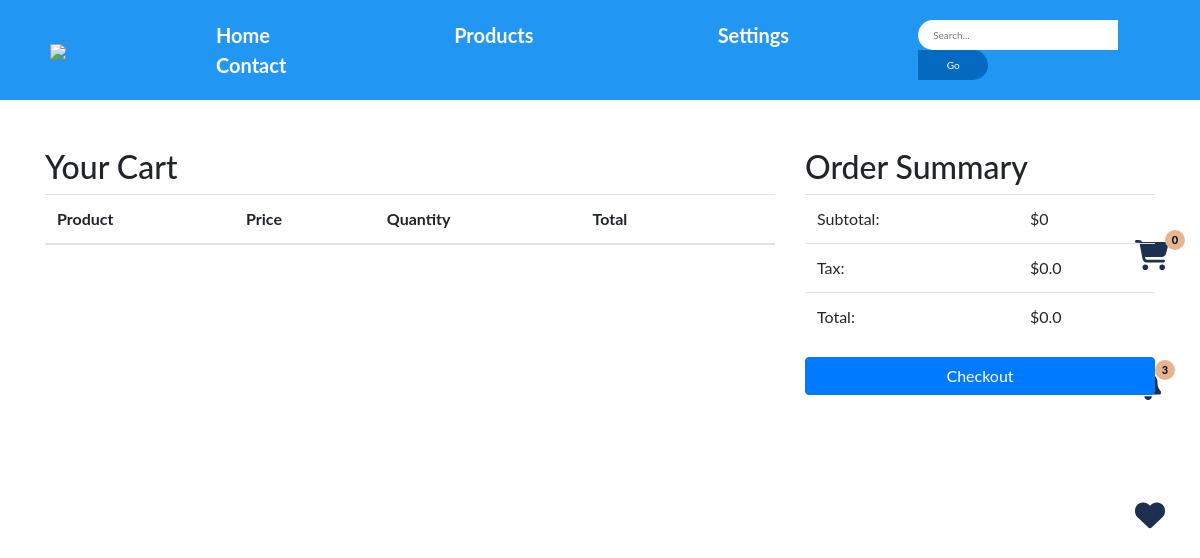
Page /cart_page (signed in) on the earlier database version.
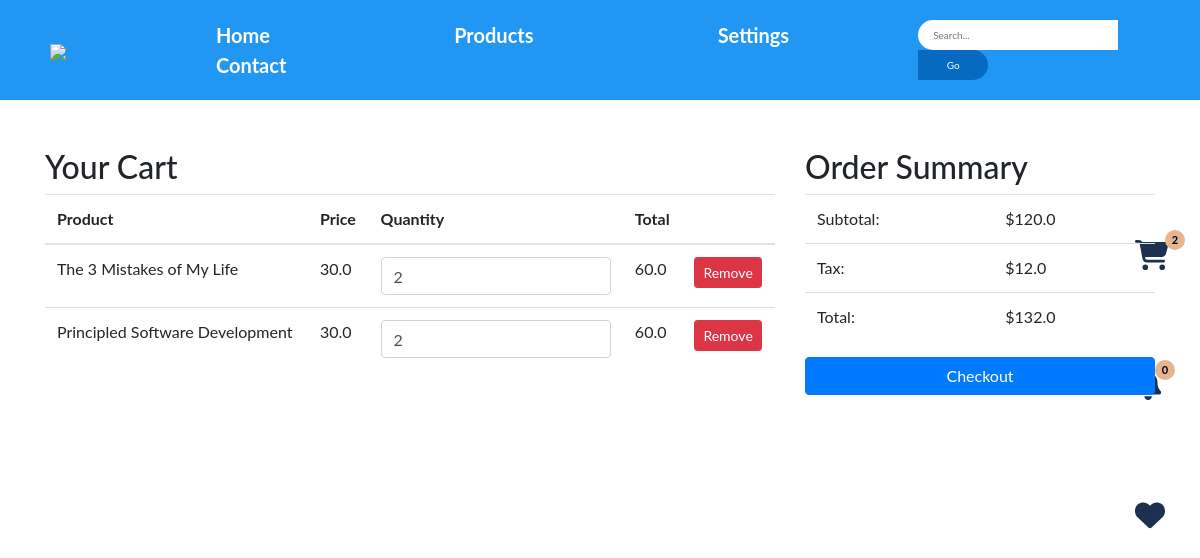
Same page on the later database version.
### main.py (models this page shows)
class Book(db.Model):
    _tablename_ = 'book'
    id = db.Column(db.Integer, primary_key=True)
    coverId = db.Column(db.String(100), unique=True, nullable=False)
    bookName = db.Column(db.String(200), nullable=False)
    author = db.Column(db.String(200), nullable=False)
    publishedYear = db.Column(db.Integer, nullable=False)
    editionCount = db.Column(db.Integer, nullable=False)
    searches = db.relationship('Search', secondary=book_search._tablename_, lazy='subquery',
        backref=db.backref('books', lazy=True))

class CartItem(db.Model):
    __tablename__ = 'cartitems'
    id = db.Column(db.Integer, primary_key=True)
    user_id = db.Column(db.Integer, nullable=False)
    book_id = db.Column(db.Integer, nullable=False)
    price = db.Column(db.Float, nullable=False)
    quantity = db.Column(db.Integer, nullable=False)
    total_price = db.Column(db.Float, nullable=False)

### main.py (the view)
@app.route('/cart_page', methods=['GET'])
def cart_page():
    cart_items = getCartItems()
    cart_item_names = [db.session.query(Book).filter(Book.id == cart_item.book_id).first().bookName for cart_item in cart_items]
    subtotal = sum([cart_item.total_price for cart_item in cart_items])
    tax = subtotal * 0.1
    total = subtotal + tax
    return render_template('cart_page.html',
                           cart_items=cart_items,
                           cart_item_names=cart_item_names,
                           subtotal=subtotal,
                           tax=tax,
                           total=total, cart_items_count=getCartItemsCount(),
                              notification_count=getUnreadNotificationCount())

### main.py (called while the page is built)
def getCartItems():
    user_id = db.session.query(User).get(session['user']).id
    cart_items = db.session.query(CartItem).filter(CartItem.user_id == user_id).all()
    return cart_items

def getCartItemsCount():
    return len(getCartItems())

def getUnreadNotificationCount():
    unread_notifications = db.session.query(Notification).filter(Notification.user == session['user'], Notification.isRead == False).all()
    return len(unread_notifications)

### templates/cart_page.html (shortened to what this page needs)
<!DOCTYPE html>
<html lang="en">
<head>
    <link rel="stylesheet" href="https://maxcdn.bootstrapcdn.com/bootstrap/4.5.2/css/bootstrap.min.css">
</head>
<body>
    {% include "header.html" %}
    <section id="cart-items" class="container mt-5">
        <div class="row">
            <div class="col-md-8">
                <h2>Your Cart</h2>
                <table class="table">
                    <thead>
                        <tr>
                            <th>Product</th>
                            <th>Price</th>
                            <th>Quantity</th>
                            <th>Total</th>
                            <th></th>
                        </tr>
                    </thead>
                    <tbody>
                        {% for i in range(cart_items|length) %}
                        <tr>
                            <td>{{cart_item_names[i]}}</td>
                            <td>{{cart_items[i].price}}</td>
                            <td>
                                <input type="number" class="form-control" id='{{cart_items[i].id}}' value="{{cart_items[i].quantity}}" min="1">
                            </td>
                            <td>{{cart_items[i].total_price}}</td>
                            <td>
                                <button class="btn btn-danger btn-sm remove-item">Remove</button>
                            </td>
                        </tr>
                        {% endfor %}
                    </tbody>
                </table>
            </div>
            <div class="col-md-4">
                <h2>Order Summary</h2>
                <table class="table">
                    <tbody>
                        <tr>
                            <td>Subtotal:</td>
                            <td>${{subtotal}}</td>
                        </tr>
                        <tr>
                            <td>Tax:</td>
                            <td>${{tax}}</td>
                        </tr>
                        <tr>
                            <td>Total:</td>
                            <td>${{total}}</td>
                        </tr>
                    </tbody>
                </table>
                {% if cart_items|length != 0 %}
                <a href="{{url_for('billing_page')}}"><button class="btn btn-primary w-100">Checkout</button></a>
                {% else %}
                <a href=""><button class="btn btn-primary w-100">Checkout</button></a>
                {% endif %}
            </div>
        </div>
    </section>
</body>
</html>

### templates/header.html (shortened to what this page needs)
<!DOCTYPE html>
<html lang="en">
<head>
    <link rel="stylesheet" href="../static/header.css">
</head>
<body>
    <header>
        <div class="notification-bar">
            <div class="left">
              <img src="logo.png" class="logo">
            </div>
            <div class="center">
              <a class="top-bar-options" href="{{url_for('home_page')}}">Home</a>
              <a class="top-bar-options" href="{{url_for('home_page')}}#products">Products</a>
              <a class="top-bar-options" href="{{url_for('settings_page')}}">Settings</a>
              <a class="top-bar-options" href="{{url_for('home_page')}}#contact">Contact</a>
            </div>
            <div class="right">
                <form class="search-form" method='post' action="{{url_for('search_clicked')}}">
                    <input type="text" placeholder="Search..." name="search">
                    <button>Go</button>
                  </form>
            </div>
            <div class="options">
				<div class="col-md-4"><div class="cart">
					<a href="{{ url_for('cart_page') }}"></a>
					<div class="cart-circle">
						<span class="text">{{cart_items_count}}</span>
					</div>
				</div></div>
				<div class="col-md-4"><div class="cart">
					<a href="{{url_for('notification_page')}}">
					</a>
					<div class="notification-circle">
						<span class="text">{{notification_count}}</span>
					</div>
				</div></div>
				<div class="col-md-4"><div class="cart">
					<a href="{{ url_for('wishlist_page') }}">
					</a>
				</div></div>
			</div>
          </div>
      </header>
</body>
</html>

### static/header.css (style rules this page uses)
body { margin: 0 auto; background-color: #ffffff; font-size: 16px; font-family: "Lato", sans-serif; overflow-x: hidden; }
a { text-decoration: none; color: inherit; }
.notification-bar { height: 100px; background-color: #2196F3; color: white; display: flex; align-items: center; justify-content: space-between; padding: 0 50px; }
.center a { margin-right: 30px; font-weight:700; }
.right { display: flex; align-items: center; }
.right input[type="text"] { width: 200px; height: 30px; border: none; border-radius: 20px 0 0 20px; padding: 8px 15px; font-size: 10px; }
.right button { width: 70px; height: 30px; border: none; border-radius: 0 20px 20px 0; padding: 8px 15px; background-color: #066AC1; color: white; cursor: pointer; font-size: 10px; }
.top-bar-options { margin-left: 150px; margin-right: 150px; font-size: 20px; }
.cart { position: relative; margin-top: 30px; margin-bottom: 100px; margin-right: 50px; }
.cart-circle { width: 20px; height: 20px; background-color: #e6b58f; border-radius: 50%; text-align: center; display: flex; position: absolute; top: -10px; right: -50px; align-items: center; justify-content: center; color: black; }
.notification-circle { width: 20px; height: 20px; background-color: #e6b58f; border-radius: 50%; text-align: center; display: flex; position: absolute; top: -10px; right: -40px; align-items: center; justify-content: center; color: black; }
.text { font-size: 11px; font-weight: bold; }
.options { float: right; width: 50px; position: fixed; top: 210px; right: 30px; }

### templates/cart_page.html (style rules this page uses)
.cart-icon { position: relative; }

Differences in the rows shown:
now on this page (row unchanged): Book: bookName "The 3 Mistakes of My Life"
added CartItem: price "30.0", quantity "2", total_price "60.0"
now on this page (row unchanged): Book: bookName "Principled Software Development"
added CartItem: price "30.0", quantity "2", total_price "60.0"
Other differences:
{{ cart_items_count }}: "0" → "2"
{{ notification_count }}: "3" → "0"
{{ subtotal }}: "0" → "120.0"
{{ tax }}: "0.0" → "12.0"
{{ total }}: "0.0" → "132.0"
new list line: "Remove"
